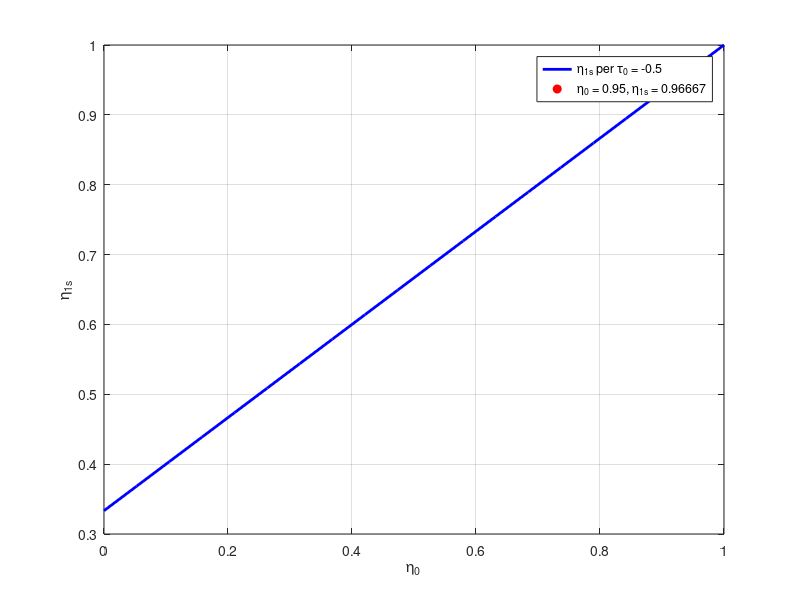

Recreate this plot in MATLAB.
%% Bloccaggio Ruota 2, Rotismo Negativo, Porta-Treno Mosso
omega1 = 'IN';        % ω₁ = IN
omega2 = '0';       % ω₂ = 0
omegaS = 'OUT';      % ωₛ = OUT

% Input iniziali
tau0 = -0.5;          % Valore per τ₀
C_OUT = 32;           % Valore per C_OUT
i = 1.3;            % Incremento di coppia
C_OUTR = C_OUT * i;     % Valore reale di C_OUT

% Intervalli per eta0 e eta2s
eta0_vals = linspace(0, 1, 20);  % eta0 da 0 a 1
eta1s_vals = zeros(size(eta0_vals));  %  etas2 da 0 a 1

% Calcoli per ogni valore di eta0
for k = 1:length(eta0_vals)
    eta0 = eta0_vals(k);
    eta1s = (eta0 - tau0) / (1 - tau0);
    eta1s_vals(k) = eta1s;
end

% Trova il punto specifico (eta0 = 0.95)
eta0_specific = 0.95;
eta1s_specific = (eta0_specific - tau0) / (1 - tau0);

% Calcolo coppia d'igresso
tau = tau0 / (1 - tau0);
C_IN = C_OUTR * tau * eta1s_specific;
disp(C_IN)

% Creazione del grafico
figure;
plot(eta0_vals, eta1s_vals, 'b-', 'LineWidth', 2);  % Funzione di eta2s in blu
hold on;
plot(eta0_specific, eta1s_specific, 'ro', 'MarkerFaceColor', 'r');  % Punto specifico in rosso
grid on;
xlabel('\eta_0');
ylabel('\eta_{1s}');
legend({['\eta_{1s} per \tau_0 = ' num2str(tau0)], ...
        ['\eta_0 = ' num2str(eta0_specific) ', \eta_{1s} = ' num2str(eta1s_specific) '']}, ...
       'Location', 'Best');
hold off;